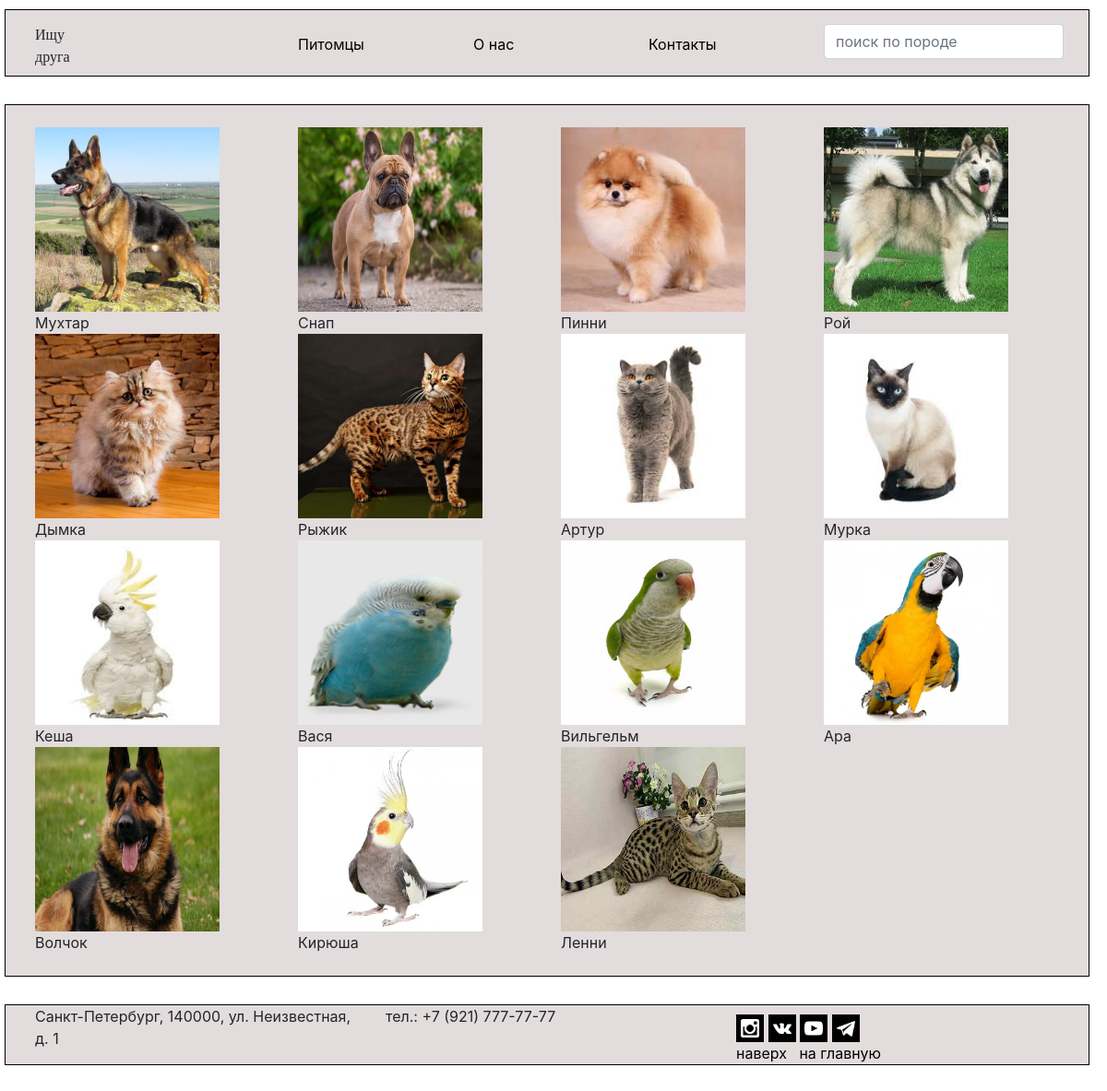
The page / on the database its author committed.
### app/models.py (models this page shows, shortened)
class Pet(models.Model):
    id = models.UUIDField(default=uuid.uuid4, primary_key=True)
    dog = 'DG'
    cat = 'CT'
    parrot = 'PR'
    animals = (
        (dog, 'собака'),
        (cat, 'кошка'),
        (parrot, 'попугай'),
    )
    type_of_animal = models.CharField(max_length=2, verbose_name="тип животного", choices=animals, default=dog)
    name = models.CharField(max_length=256, verbose_name="Кличка")
    age = models.IntegerField(verbose_name="Возраст",
                              validators=[validators.MaxValueValidator(100)])
    doc = models.ForeignKey('Registration', on_delete=models.CASCADE,
                            verbose_name="Регистрационный документ",
                            related_name="pet_registration")
    photo = models.ImageField(upload_to='pets_photo', blank=True)
    breed = models.ForeignKey('Breed', on_delete=models.CASCADE,
                              verbose_name="Порода")
    owner = models.ForeignKey('Owner', on_delete=models.CASCADE,
                              verbose_name="Владелец", blank=True, null=True)

### app/views.py (the view)
# urls.py: path('', PetListView.as_view()),
class PetListView(ListView):
    model = Pet
    template_name = 'pets/pet_list.html'
    def get_queryset(self):
        qs = super().get_queryset()
        get_params = self.request.GET.dict()
        if get_params.get('q'):
            qs = qs.filter(breed__name=get_params.get('q'))
        return qs

### app/templates/pets/pet_list.html
{% extends 'base/base.html' %}
{% block content %}
<div class="main-content">
    <br>
    <div class="container">
        <div class="row">
            {% for pet in object_list %}
                <div class="col-sm-3">
                    <a href="pets/{{pet.pk}}">
                        <img height="200" width="200"
                            src="{{ pet.photo.url }}" alt="" class="fit">
                    </a>
                    <div class="pet-bio-text">
                        {{pet.name}}
                    </div>
                </div>
            {%endfor%}
        </div>
    </div>
    <br>
</div>
{% endblock %}

### app/templates/base/base.html (shortened to what this page needs)
{% extends 'base.html' %}

### app/templates/base.html (shortened to what this page needs)
<!DOCTYPE html>
{% load static %}
<html lang="ru">
<head>
    <link rel="stylesheet" href="{% static 'css/bootstrap.min.css' %}">
    <link rel="stylesheet" href="{% static 'css/style.css' %}" type="text/css" media="all">
<body>
{% include 'pets/header.html' %}
    <div class="base-containt">
    {% block content %}
    {% endblock content %}
	</div>
{% include 'pets/footer.html' %}
</body>

### app/templates/pets/header.html (shortened to what this page needs)
{% load static %}
<link rel="stylesheet" type="text/css" href="{% static 'css/style.css' %}">
<header class="header" id="home">
	<div class="container">
		<div class="row">
				<div class="container-fluid">
					<div class="row">
						<label for="drop" class="toggle col-sm-3">
							Ищу <br>друга
						</label>
							<div class="menu menu-pet menu-item col-sm-2">
								<a href="/" id="nav">Питомцы</a>
							</div>
							<div class="menu col-sm-2">
								<a href="/about_us/">О нас</a>
							</div>
							<div class="menu col-sm-2">
								<a href="#contacts">Контакты</a>
							</div>
							<form action="/" class="form-search col-sm-3">
            					<input class="form-control search-form" name="q" type="search" placeholder="поиск по породе">
            				</form>
					</div>
				</div>
		</div>
	</div>
</header>

### app/templates/pets/footer.html (shortened to what this page needs)
<footer class="footer" id="contacts">
    <div class="container">
        <div class="row">
            <div class="col-md-4">
                <p>Санкт-Петербург, 140000, ул. Неизвестная, д. 1</p>
            </div>
            <div class="col-md-4">тел.: +7 (921) 777-77-77</div>
            <div class="col-md-4 social-icons">
                <a href="https://www.instagram.com/"><img class="social-icons-img" src="../../static/icons/instagram.png"></a>
                <a href="https://vk.com/"><img class="social-icons-img" src="../../static/icons/vk.png"></a>
                <a href="https://www.youtube.com/"><img class="social-icons-img" src="../../static/icons/youtube.png"></a>
                <a href="https://telegram-web.online/"><img class="social-icons-img" src="../../static/icons/telegram.png"></a>
                <br>
                <a href="#home">наверх</a>
                <a href="/">на главную</a>
            </div>
            <br>
    </div>
</footer>

### app/static/css/style.css (style rules this page uses)
.header { background: #e3dcdc; margin-top: 10px; margin-bottom: 30px; margin-left: 5px; width: 98vw; border: 1px solid black; }
.form-search { margin-top: 15px; }
.form-control { width: 260px; }
.menu { margin-top: 25px; }
label { font-family: "Samba DecorC"; margin-top: 15px; }
a { text-decoration: none; color: black; }
.menu-item { display: inline-block; position: relative; cursor: pointer; }
.base-containt { border: 1px solid black; width: 98vw; margin-top: 10px; margin-bottom: 30px; margin-left: 5px; background: #e3dcdc; }
.footer { background: #e3dcdc; margin-top: 10px; margin-bottom: 30px; margin-left: 5px; width: 98vw; border: 1px solid black; }
.social-icons { justify-content: center; }
.social-icons-img { margin-top: 10px; width: 30px; height: 30px; }

### rows shown on the page
Pet: photo (picture), name "Мухтар"
Pet: photo (picture), name "Снап"
Pet: photo (picture), name "Пинни"
Pet: photo (picture), name "Рой"
Pet: photo (picture), name "Дымка"
Pet: photo (picture), name "Рыжик"
Pet: photo (picture), name "Артур"
Pet: photo (picture), name "Мурка"
Pet: photo (picture), name "Кеша"
Pet: photo (picture), name "Вася"
Pet: photo (picture), name "Вильгельм"
Pet: photo (picture), name "Ара"
Pet: photo (picture), name "Волчок"
Pet: photo (picture), name "Кирюша"
Pet: photo (picture), name "Ленни"
